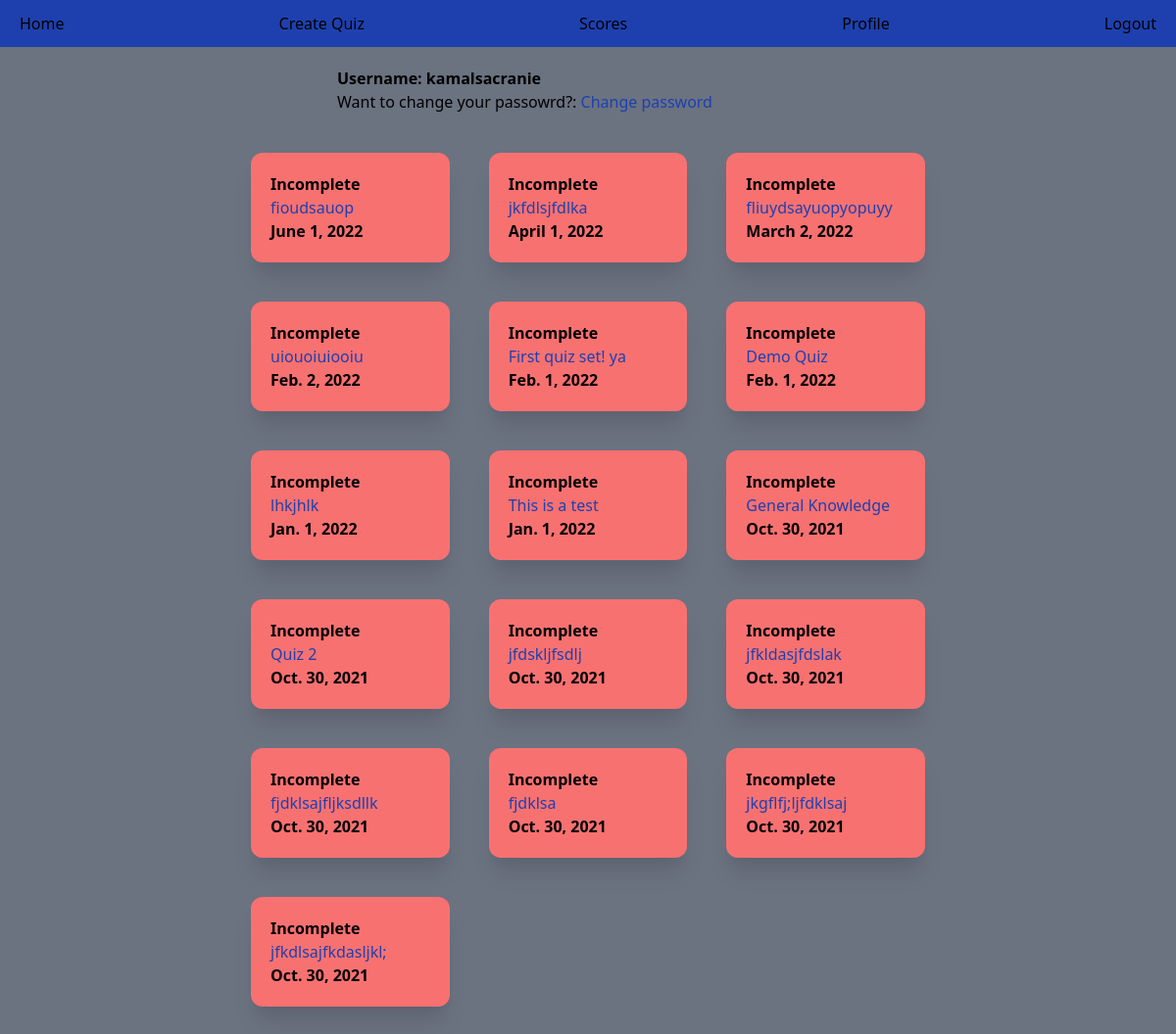
/accounts/profile/1/ (signed in), run on the app's committed database.
### main/models.py (models this page shows, shortened)
class Quiz(models.Model):
    quiz_name = models.CharField(max_length=100)
    quiz_description = models.TextField(max_length=500)
    pub_date = models.DateTimeField(default=timezone.now)
    due_date = models.DateField()
    set_by = models.CharField(max_length=100, null=True)
    class Meta:
        verbose_name_plural = "Quizes"

### accounts/views.py (the view)
# urls.py: path("profile/<pk>/", views.profile_view, name="profile"),
@login_required
def profile_view(request, pk) -> HttpResponse:
    quizes = Quiz.objects.all().order_by("-due_date")
    user_info = UserQuizInfo.objects.filter(user_id=pk)
    user_quiz_ids = [i.quiz_name_id for i in user_info]
    user_quizes = dict()
    for quiz in quizes:
        if quiz.id in user_quiz_ids:
            user_quizes[quiz.quiz_name] = UserQuizInfo.objects.filter(
                user_id=pk, quiz_name_id=quiz.id
            )[0]
        else:
            user_quizes[quiz.quiz_name] = Quiz.objects.filter(id=quiz.id)[0]
    context = {
        "user_quizes": user_quizes,
        "quizes": {quiz.id: quiz for quiz in Quiz.objects.all()},
    }
    return render(request, "accounts/profile.html", context)

### accounts/templates/accounts/profile.html (shortened to what this page needs)
{% extends "base.html" %}
{% block content %}
<div class="mx-auto pt-5 max-w-lg">
    <p class="font-bold">Username: {{ user.username }}</p>
    <span>Want to change your passowrd?: </span><a class="text-blue-800" href="{% url 'password' %}">Change password</a>
</div>
<div class="p-10 grid grid-cols-2 md:grid-cols-3 gap-10 max-w-3xl mx-auto">
{% for k, v in user_quizes.items %}
    {% if v.score >= 0 %}
    <div class="bg-green-400 p-5 rounded-xl shadow-xl">
        <p><b>Complete</b></p>
        <a class="text-blue-800" href="{% url 'quiz' pk=v.quiz_name_id %}">{{ v.quiz_name }}</a><br />
        <p>Completed on {{ v.completion_date }}</p>
    </div>
    {% else %}
    <div class="bg-red-400 p-5 rounded-xl shadow-xl">
        <p><b>Incomplete</b></p>
        <a class="text-blue-800" href="{% url 'quiz' pk=v.id %}">{{ v.quiz_name }}</a><br />
        <b>{{ v.due_date }}</b>
    </div>
    {% endif %}
{% endfor %}
</div>
{% endblock %}

### data on the page
Quiz: quiz_name "fioudsauop", due_date "June 1, 2022"
Quiz: quiz_name "jkfdlsjfdlka", due_date "April 1, 2022"
Quiz: quiz_name "fliuydsayuopyopuyy", due_date "March 2, 2022"
Quiz: quiz_name "uiouoiuiooiu", due_date "Feb. 2, 2022"
Quiz: quiz_name "First quiz set! ya", due_date "Feb. 1, 2022"
Quiz: quiz_name "Demo Quiz", due_date "Feb. 1, 2022"
Quiz: quiz_name "lhkjhlk", due_date "Jan. 1, 2022"
Quiz: quiz_name "This is a test", due_date "Jan. 1, 2022"
Quiz: quiz_name "General Knowledge", due_date "Oct. 30, 2021"
Quiz: quiz_name "Quiz 2", due_date "Oct. 30, 2021"
Quiz: quiz_name "jfdskljfsdlj", due_date "Oct. 30, 2021"
Quiz: quiz_name "jfkldasjfdslak", due_date "Oct. 30, 2021"
Quiz: quiz_name "fjdklsajfljksdllk", due_date "Oct. 30, 2021"
Quiz: quiz_name "fjdklsa", due_date "Oct. 30, 2021"
Quiz: quiz_name "jkgflfj;ljfdklsaj", due_date "Oct. 30, 2021"
Quiz: quiz_name "jfkdlsajfkdasljkl;", due_date "Oct. 30, 2021"

### other printed values
{{ user.username }} "kamalsacranie"
